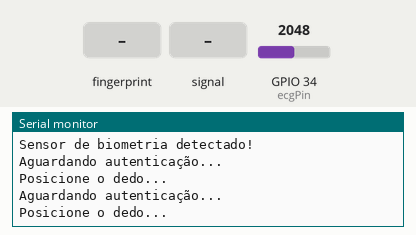
Recording of a sketch running on a simulated ESP32. On the bench: the last lines printed to the serial monitor. The inputs (shaded band) are chosen by the test bench; at power-on: GPIO 34 (ecgPin) = 2048. WiFi joins after 1.5 s; servers stay silent unless stated; uploads are accepted with an empty reply.

Above: at 4.2 s.
4.3 s: finger stored as number 1 placed on the sensor
At 5.64 s:
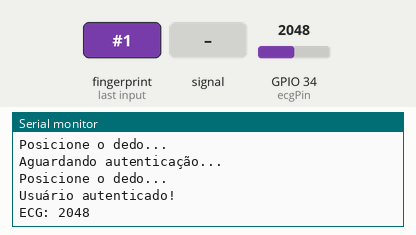
6.9 s: GPIO 34 (ecgPin) fed a 200 Hz sine of ±327 counts around its level
At 7.14 s:
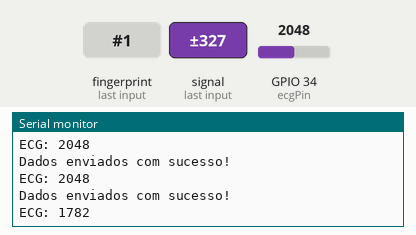
8.4 s: GPIO 34 (ecgPin) set to 2866
At 8.65 s:
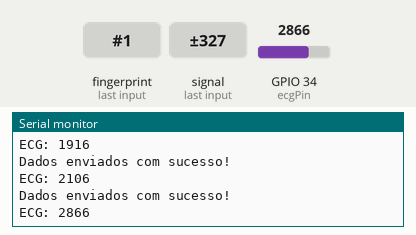
9.9 s: GPIO 34 (ecgPin) fed a 1000 Hz sine of ±1023 counts around its level
At 10.15 s:
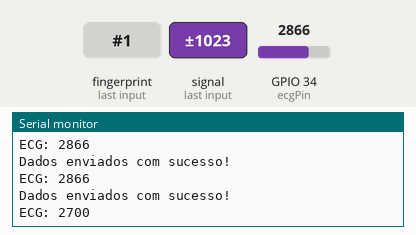
11.4 s: GPIO 34 (ecgPin) set to 3603
At 11.65 s:
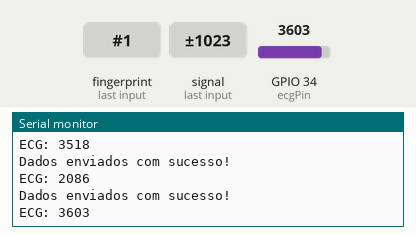
Timing chart, 0 to 13.9 s (numbered marks = the images above; inputs shaded):
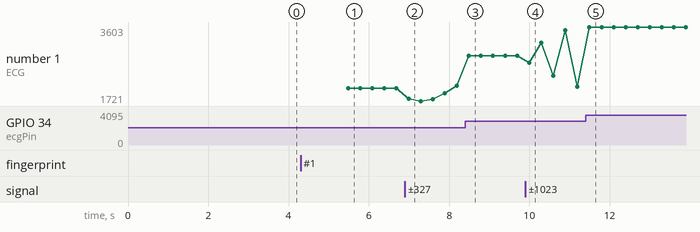

Measured:
- after the input at 4.3 s, the serial monitor: prints a new line after 1.2 s (image 1)
- after the input at 6.9 s, the serial monitor: prints a new line after 0.09 s (image 2)
- after the input at 8.4 s, the serial monitor: prints a new line after 0.09 s (image 3)
- after the input at 9.9 s, the serial monitor: prints a new line after 0.09 s (image 4)
- after the input at 11.4 s, the serial monitor: prints a new line after 0.10 s (image 5)
- plotted number 1: 2048 → 2106 after the input at 6.9 s, 2106 → 2866 after the input at 8.4 s, 2866 → 2086 after the input at 9.9 s, 2086 → 3603 after the input at 11.4 s

The sketch:

leitor_digital_ecg.ino
```cpp
#include <Adafruit_Fingerprint.h>
#include <HardwareSerial.h>
#include <WiFi.h>
#include <HTTPClient.h>

const char* ssid = "Starlink_CIT";  // Substitua pelo seu SSID
const char* password = "Ufrr@2024Cit";

HardwareSerial mySerial(1);  // Usando UART1 do ESP32 (GPIO16, GPIO17)
Adafruit_Fingerprint finger = Adafruit_Fingerprint(&mySerial);

int ecgPin = 34;
bool autenticado = false;
String servidorURL = "http://192.168.1.76:5000/dados";

void setup() {
    Serial.begin(115200);
    WiFi.begin(ssid, password);
    mySerial.begin(57600, SERIAL_8N1, 16, 17);  // Configuração UART para biometria

    while (WiFi.status() != WL_CONNECTED) {
        delay(1000);
        Serial.println("Conectando ao WiFi...");
    }
    Serial.println("Conectado ao WiFi!");
    Serial.print("IP Address: ");
    Serial.println(WiFi.localIP());

    finger.begin(57600);
    if (finger.verifyPassword()) {
        Serial.println("Sensor de biometria detectado!");
    } else {
        Serial.println("Falha ao encontrar sensor de biometria.");
        while (1);  // Loop infinito se o sensor não for encontrado
    }
}

void loop() {
    if (!autenticado) {
        Serial.println("Aguardando autenticação...");
        autenticado = verificarDigital();
        if (!autenticado) {
            delay(1000);  // Evita flood de mensagens no Serial
            return;       // Retorna para evitar execução do código abaixo
        }
    }

    // Só coleta e envia os dados se o usuário estiver autenticado
    int valorECG = analogRead(ecgPin);
    Serial.println("ECG: " + String(valorECG));

    // Agora que o usuário está autenticado, envia o ID do usuário e o valor do ECG
    if (WiFi.status() == WL_CONNECTED) {
        HTTPClient http;
        http.begin(servidorURL);
        http.addHeader("Content-Type", "application/json");

        // Construindo o payload JSON com o valor do ECG e o ID do usuário
        String jsonPayload = "{\"ecg\": " + String(valorECG) + ", \"id\": " + String(finger.fingerID) + "}";

        int httpResponseCode = http.POST(jsonPayload);

        if (httpResponseCode > 0) {
            Serial.println("Dados enviados com sucesso!");
        } else {
            Serial.println("Erro ao enviar dados: " + String(httpResponseCode));
        }
        http.end();
    } else {
        Serial.println("WiFi desconectado, tentando reconectar...");
        WiFi.begin(ssid, password);
    }

    delay(100);  // Pequeno delay para evitar consumo excessivo
}

// Função para validar a digital
bool verificarDigital() {
    Serial.println("Posicione o dedo...");
    int resultado = finger.getImage();
    if (resultado != FINGERPRINT_OK) return false;

    resultado = finger.image2Tz();
    if (resultado != FINGERPRINT_OK) return false;

    resultado = finger.fingerFastSearch();
    if (resultado == FINGERPRINT_OK) {
        Serial.println("Usuário autenticado!");
        return true;
    } else {
        Serial.println("Autenticação falhou!");
        return false;
    }
}
```
